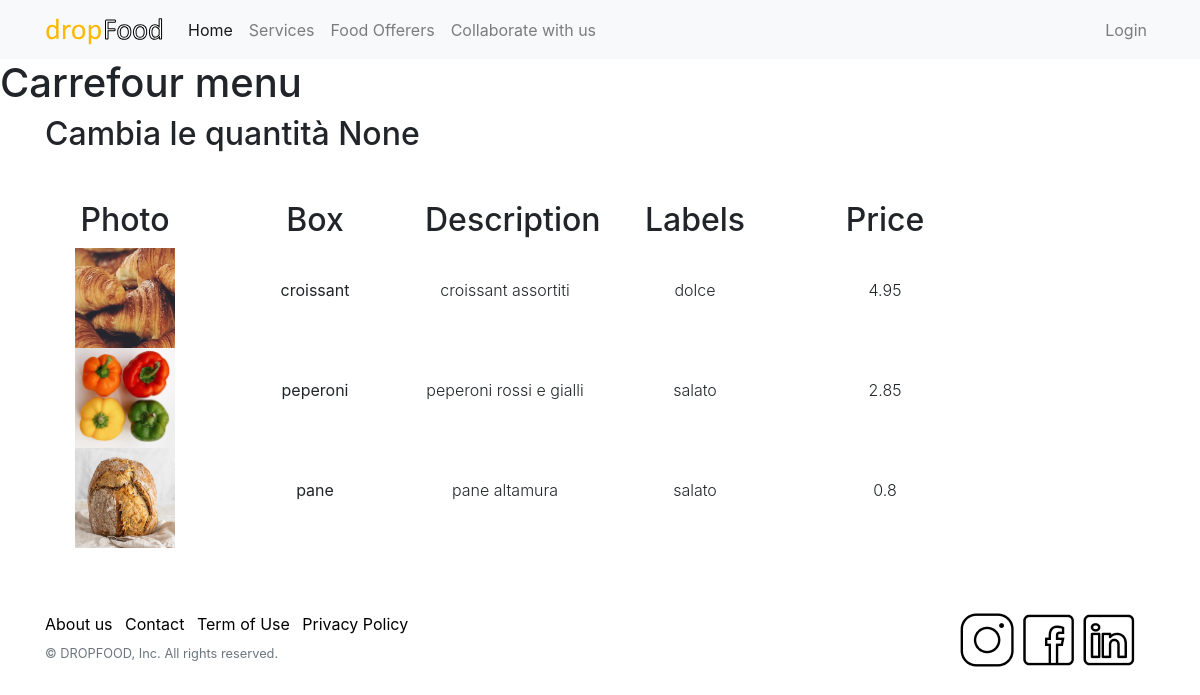
Page /offerer1 on the committed database.
### modelDB.py (models this page shows, shortened)
class Box(db.Model):
    __tablename__ = "boxes"
    id = db.Column(db.Integer, primary_key=True)
    boxName = db.Column(db.String(30), unique=True, nullable=False)
    labels = db.Column(db.String(100), nullable=False)
    foodOfferer = db.Column(db.Integer, db.ForeignKey('users.id'))  # foreignKey
    quantity = db.Column(db.Integer, nullable=False)
    price = db.Column(db.Float, nullable=False)  # per unit
    description = db.Column(db.String, nullable=True)
    contenuto = db.relationship('OrderDetails', backref='box')  # 1 to many

### app.py (the view)
@app.route('/offerer1')
def offerer1():
    listaBox = Box.query.filter_by(foodOfferer=3).all()
    return render_template("offerer1.html", listaBox=listaBox)

### templates/offerer1.html (shortened to what this page needs)
{% extends "main_theme.html" %}
{% block content %}
    <h1>Carrefour menu</h1>
    <form action="/handleConcludi" method="post">
        <div class="container">
            <h2 class="mb-5">Cambia le quantità {{ session.get('email') }}</h2>
            <div class="row text-center">
                <div class="col-sm-2">
                    <h2>Photo</h2>
                </div>
                <div class="col-sm-2">
                    <h2>Box</h2>
                </div>
                <div class="col-sm-2">
                    <h2>Description</h2>
                </div>
                <div class="col-sm-2">
                    <h2>Labels</h2>
                </div>
                <div class="col-sm-2">
                    <h2>Price</h2>
                </div>
                <div class="col-sm-2">
                </div>
            </div>
            {% for Box in listaBox %}
                <div class="row align-items-center text-center">
                    <div class="col-sm-2">
                        <img class="immagini-menu mx-auto mb-5 mb-lg-0" {% set src = "../static/images/" + Box.boxName + ".jpg" %} src={{ src }}>
                    </div>
                    <div class="col-sm-2">
                        <p>{{ Box.boxName }}</p>
                    </div>
                    <div class="col-sm-2">
                        <p class="font-weight-light">{{ Box.description }}</p>
                    </div>
                    <div class="col-sm-2">
                        <p class="font-weight-light">{{ Box.labels }}</p>
                    </div>
                    <div class="col-sm-2">
                        <p class="font-weight-light">{{ Box.price }}</p>
                    </div>
                    <div class="col-sm-2">
                    </div>
                </div>
            {% endfor %}
        </div>
    </form>
{% endblock content %}

### templates/main_theme.html (shortened to what this page needs)
<!doctype html>
<html lang="en">
  <head>
    <link rel="stylesheet" href="https://maxcdn.bootstrapcdn.com/bootstrap/4.0.0/css/bootstrap.min.css">
    <link rel="stylesheet" href="../static/CSS/style.css">
  </head>
  <body>
      <nav class="navbar navbar-expand-lg navbar-light bg-light">
          <div class="container">
         <a class="navbar-brand" href="/homepage"><img src="../static/images/Logo.svg"></a>
         <div class="collapse navbar-collapse" id="navbarNav">
          <ul class="navbar-nav">
            <li class="nav-item active">
              <a class="nav-link" href="/homepage">Home <span class="sr-only">(current)</span></a>
            </li>
            <li class="nav-item">
              <a class="nav-link" href="#servizi">Services</a>
            </li>
            <li class="nav-item">
              <a class="nav-link" href="#clienti">Food Offerers</a>
            </li>
            <li class="nav-item">
              <a class="nav-link" href="#collaborate">Collaborate with us</a>
            </li>
          </ul>
         </div>
         <div>
             <ul class="navbar-nav my-2 my-lg-0">
                <li class="nav-item">
                    {% if not session.get('email') %}
                      <a class="nav-link" href="/login">Login</a>
                    {% endif %}
                </li>
             </ul>
         </div>
        </div>
      </nav>
    <div id="content">
        <main>
            {% block content %}
            {% endblock content %}
        </main>
    </div>
      <footer class="foot">
        <div class="container">
            <div class="row">
                <div class="col-lg-6 h-100 text-center text-lg-left">
                    <ul class="list-inline mb-2">
                        <li class="list-inline-item"><a href="#">About us</a></li>
                        <li class="list-inline-item"><a href="#">Contact</a></li>
                        <li class="list-inline-item"><a href="#">Term of Use</a></li>
                        <li class="list-inline-item"><a href="#">Privacy Policy</a></li>
                    </ul>
                    <p class="text-muted small mb-4 mb-lg-0">© DROPFOOD, Inc. All rights reserved.</p>
                </div>
                <div class="col-lg-6 h-100 text-center text-lg-right">
                    <ul class="list-inline mb-0">
                        <li class="list-inline-item mr-3"><a href="#"><img src="../static/images/Social.png"></a></li>
                    </ul>
                </div>
            </div>
        </div>
      </footer>
  </body>
</html>

### static/CSS/style.css (style rules this page uses)
.active { color: #FFB800; }
footer { padding-top: 4rem; padding-bottom: 4rem; }
.list-inline-item > a { color: black; }
a { color: white; }
.immagini-menu { height: 100px; width: 100px; }

### rows in the picture
Box: shows a picture, boxName "croissant", description "croissant assortiti", labels "dolce", price "4.95"
Box: shows a picture, boxName "peperoni", description "peperoni rossi e gialli", labels "salato", price "2.85"
Box: shows a picture, boxName "pane", description "pane altamura", labels "salato", price "0.8"

### other values in the picture
{{ session.get('email') }} "None"
